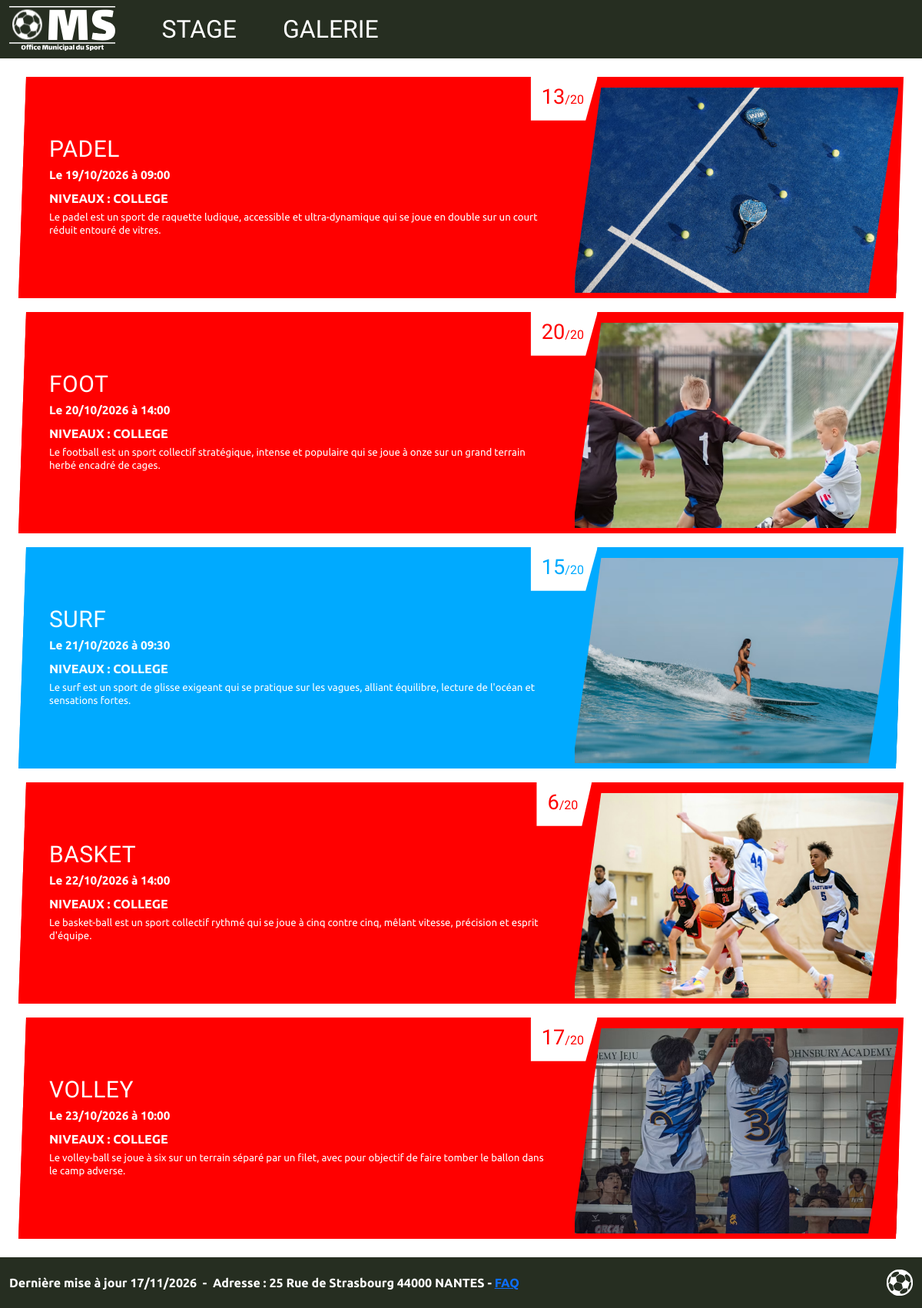
The page /stage.php on the database its author committed.
### tables this page shows
CREATE TABLE stage (
    id_stage      INTEGER     NOT NULL AUTO_INCREMENT,
    intitule      VARCHAR(100),
    type_activite VARCHAR(100),
    niveau_etude  VARCHAR(100),
    description   VARCHAR(255),
    nb_inscrits   INTEGER,
    nb_places     INTEGER,
    image_path    VARCHAR(255) COMMENT 'Chemin de l''image du stage (colonne simple, pas de FK)',
    date_stage    DATE            COMMENT 'Date du stage (affichée par le PHP)',
    heure_stage   TIME            COMMENT 'Heure du stage (affichée par le PHP)',
    PRIMARY KEY (id_stage)
);

### public/stage.php (the view, shortened to what this page needs)
<?php
$stages = [];
$erreurChargement = false;
try {
  $pdo = new PDO(
    'mysql:host=localhost;dbname=ciel2627-b2;charset=utf8mb4',
    'ciel2627-b2', 'jtWccys1j0%l$6NJ',
    [PDO::ATTR_ERRMODE => PDO::ERRMODE_EXCEPTION]
  );
  $stages = $pdo->query('SELECT * FROM stage ORDER BY id_stage')->fetchAll(PDO::FETCH_ASSOC);
} catch (PDOException $e) {
  $erreurChargement = true;
  error_log($e->getMessage());
}
?>
<!DOCTYPE html>
<html lang="fr">
<head>
  <link href="https://cdn.jsdelivr.net/npm/bootstrap@5.3.3/dist/css/bootstrap.min.css" rel="stylesheet">
  <link href="../CSS/stage.css" rel="stylesheet">
</head>
<body>
  <header class="oms-header">
    <div class="container-fluid">
      <div class="row align-items-center py-2">
        <div class="col-auto logo">
          <a href="index.php" aria-label="Retour à l'accueil">
            <img src="../Annexes/Images/logo_OMS.svg" alt="Logo OMS - Office Municipal du Sport">
          </a>
        </div>
        <div class="col d-flex justify-content-center justify-content-lg-start ps-lg-5">
          <nav class="oms-nav">
            <a href="stage.php" class="active">STAGE</a>
            <a href="galerie.php">GALERIE</a>
          </nav>
        </div>
      </div>
    </div>
  </header>
  <main class="container-fluid p-4">
    <div class="stage-list">
      <?php if ($erreurChargement): ?>
        <p>Impossible de charger les stages. Vérifie la connexion à la base de données.</p>
      <?php elseif (!$stages): ?>
        <p>Aucun stage n'est disponible pour le moment.</p>
      <?php else: ?>
        <?php foreach ($stages as $stage): ?>
          <?php
          $intitule = (string) ($stage['intitule'] ?? 'Stage');
          $activite = str_replace('-', ' ', strtolower((string) ($stage['type_activite'] ?? '')));
          if (str_contains($activite, 'mer')) {
            $classeCouleur = 'stage-blue';
          } elseif (str_contains($activite, 'plein air')) {
            $classeCouleur = 'stage-green';
          } else {
            $classeCouleur = 'stage-red';
          }
          $image = (string) ($stage['image_path'] ?? '');
          $dateStage = DateTimeImmutable::createFromFormat('!Y-m-d', (string) ($stage['date_stage'] ?? ''));
          $dateAffichee = $dateStage ? $dateStage->format('d/m/Y') : '';
          $heureAffichee = substr((string) ($stage['heure_stage'] ?? ''), 0, 5);
          $horaire = $dateAffichee !== '' ? 'Le ' . $dateAffichee : '';
          if ($heureAffichee !== '') {
            $horaire .= ($horaire !== '' ? ' à ' : 'À ') . $heureAffichee;
          }
          ?>
          <a class="stage-link" href="Formulaire_inscription.php<?= '?id_stage=' . urlencode((string) ($stage['id_stage'] ?? '')) ?>">
            <article class="stage-banner <?= $classeCouleur ?>">
              <div class="stage-image">
                <img src="<?= htmlspecialchars($image, ENT_QUOTES, 'UTF-8') ?>" alt="<?= htmlspecialchars($intitule, ENT_QUOTES, 'UTF-8') ?>">
              </div>
              <div class="stage-text">
                <span class="stage-badge"><?= (int) ($stage['nb_inscrits'] ?? 0) ?><span>/<?= (int) ($stage['nb_places'] ?? 0) ?></span></span>
                <h2 class="font-title"><?= htmlspecialchars(strtoupper($intitule), ENT_QUOTES, 'UTF-8') ?></h2>
                <?php if ($horaire !== ''): ?>
                  <p class="stage-schedule"><?= htmlspecialchars($horaire, ENT_QUOTES, 'UTF-8') ?></p>
                <?php endif; ?>
                <p class="stage-level">Niveaux : <?= htmlspecialchars((string) ($stage['niveau_etude'] ?? ''), ENT_QUOTES, 'UTF-8') ?></p>
                <p class="stage-desc"><?= htmlspecialchars((string) ($stage['description'] ?? ''), ENT_QUOTES, 'UTF-8') ?></p>
              </div>
            </article>
          </a>
        <?php endforeach; ?>
      <?php endif; ?>
    </div>
  </main>
  <footer class="oms-footer py-3">
    <div class="container-fluid d-flex flex-wrap justify-content-between align-items-center gap-2">
      <p>Dernière mise à jour 17/11/2026&nbsp;&nbsp;-&nbsp;&nbsp;Adresse&nbsp;: 25 Rue de Strasbourg 44000 NANTES - <a href="FAQ.php">FAQ</a></p>
      <a href="Admin_login.php" aria-label="Accéder à la connexion administrateur">
        <img src="../Annexes/Images/logo_ball_oms.svg" alt="" class="ball-icon" style="height:34px;width:auto;">
      </a>
    </div>
  </footer>
</body>
</html>

### CSS/stage.css (style rules this page uses)
:root { --oms-dark: #262e21; --oms-dark-2: #2c352a; --oms-pill: #dfe3d8; --oms-pill-active: #262e21; --oms-text: #1c1c1c; --oms-white: #ffffff; --gutter: 10px; }
html, body { min-height: 100%; }
body { font-family: "Ubuntu", sans-serif; color: var(--oms-text); background-color: #ffffff; display: flex; flex-direction: column; min-height: 100vh; }
main { flex: 1 0 auto; }
.font-title { font-family: "Lalezar", sans-serif; letter-spacing: 0.5px; }
.oms-header { background-color: var(--oms-dark); }
.oms-header .logo img { height: 60px; width: auto; }
.oms-nav { display: flex; gap: 60px; }
.oms-nav a { color: var(--oms-white); text-decoration: none; font-size: 2rem; font-family: "Lalezar", sans-serif; }
.stage-list { display: flex; flex-direction: column; gap: 18px; }
.stage-link { display: block; color: inherit; text-decoration: none; }
.stage-banner { --lean: 10px; --panel-w: 66%; position: relative; width: 100%; height: clamp(190px, 24vw, 293px); min-height: 190px; overflow: hidden; background-color: var(--accent); clip-path: polygon(var(--lean) 0, 100% 0, calc(100% - var(--lean)) 100%, 0 100%); }
.stage-image { position: absolute; top: 14px; right: 7px; bottom: 7px; left: calc(var(--panel-w) - 36px); z-index: 1; overflow: hidden; }
.stage-image img { display: block; width: 100%; height: 100%; object-fit: cover; object-position: center; }
.stage-banner::after { content: ""; position: absolute; top: 14px; right: 6px; bottom: 6px; width: 40px; z-index: 2; background-color: var(--accent); clip-path: polygon(0 0, 100% 0, 100% 100%); transform: scale(1, -1); transform-origin: center; pointer-events: none; }
.stage-text { position: absolute; top: 0; left: 0; bottom: 0; width: var(--panel-w); z-index: 3; background-color: var(--accent); color: var(--oms-white); clip-path: polygon(0 0, 100% 0, calc(100% - 40px) 100%, 0 100%); padding: 28px 70px 28px 40px; display: flex; flex-direction: column; justify-content: center; }
.stage-text h2 { font-size: clamp(1.4rem, 2.5vw, 2.4rem); margin: 0 0 8px 0; line-height: 1; }
.stage-schedule { font-weight: 700; margin: 0 0 6px 0; font-size: 0.95rem; }
.stage-level { font-weight: 700; text-transform: uppercase; margin: 0 0 4px 0; font-size: 1rem; }
.stage-desc { margin: 0; font-size: clamp(0.78rem, 1.1vw, 1.05rem); line-height: 1.35; }
.stage-badge { position: absolute; top: 0; left: 100%; z-index: 4; background-color: var(--oms-white); color: var(--accent); font-family: "Lalezar", sans-serif; font-size: 1.7rem; padding: 6px 18px 10px 14px; clip-path: polygon(0 0, 100% 0, 82% 100%, 0 100%); transform: translateX(calc(-50% - 50px)); }
.stage-badge span { font-size: 1rem; }
.stage-red { --accent: #FF0000; }
.stage-blue { --accent: #00AAFF; }
.oms-footer { background-color: var(--oms-dark); color: var(--oms-white); flex-shrink: 0; }
.oms-footer p { font-family: "Ubuntu", sans-serif; font-weight: 700; margin: 0; }
.oms-footer .ball-icon { width: 34px; height: 34px; }

### rows shown on the page
stage: image_path+intitule (picture), nb_inscrits "13", nb_places "20", intitule "PADEL", horaire "Le 19/10/2026 à 09:00", niveau_etude "COLLEGE", description "Le padel est un sport de raquette ludique, accessible et ultra-dynamique qui se joue en double sur un court réduit entouré de vitres."
stage: image_path (picture), nb_inscrits "20", nb_places "20", intitule "FOOT", horaire "Le 20/10/2026 à 14:00", niveau_etude "COLLEGE", description "Le football est un sport collectif stratégique, intense et populaire qui se joue à onze sur un grand terrain herbé encadré de cages."
stage: image_path+intitule (picture), nb_inscrits "15", nb_places "20", intitule "SURF", horaire "Le 21/10/2026 à 09:30", niveau_etude "COLLEGE", description "Le surf est un sport de glisse exigeant qui se pratique sur les vagues, alliant équilibre, lecture de l'océan et sensations fortes."
stage: image_path (picture), nb_inscrits "6", nb_places "20", intitule "BASKET", horaire "Le 22/10/2026 à 14:00", niveau_etude "COLLEGE", description "Le basket-ball est un sport collectif rythmé qui se joue à cinq contre cinq, mêlant vitesse, précision et esprit d'équipe."
stage: image_path (picture), nb_inscrits "17", nb_places "20", intitule "VOLLEY", horaire "Le 23/10/2026 à 10:00", niveau_etude "COLLEGE", description "Le volley-ball se joue à six sur un terrain séparé par un filet, avec pour objectif de faire tomber le ballon dans le camp adverse."
